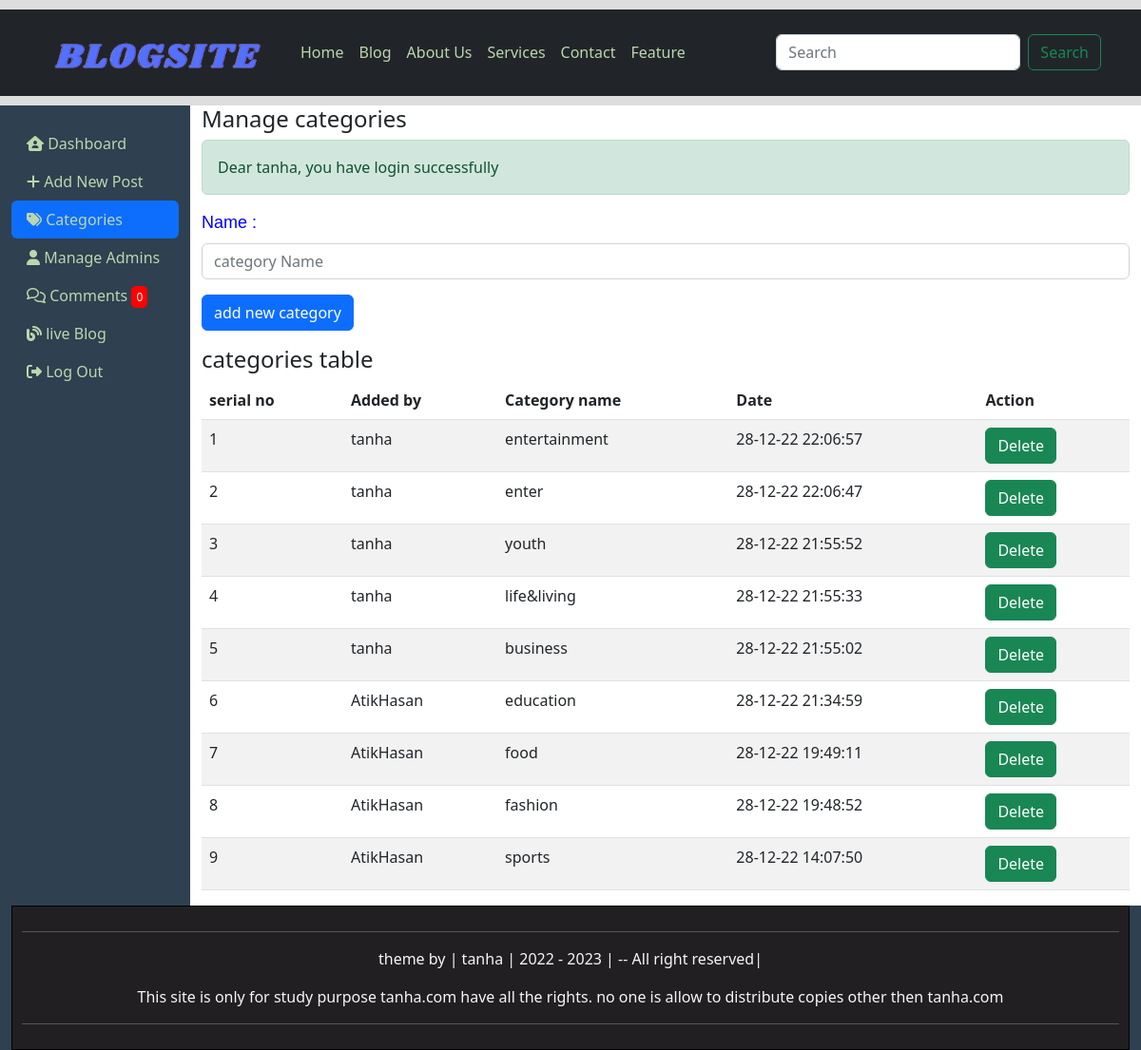
Screenshot of /categories.php (signed in) with the database file from the repository.
### tables this page shows
CREATE TABLE `category` (
  `id` int(11) NOT NULL,
  `datetime` varchar(50) NOT NULL,
  `name` varchar(100) NOT NULL,
  `creatorname` varchar(200) NOT NULL
);

### categories.php (the view, shortened to what this page needs)
<?php require_once"include/session.php" ?>
<?php require_once"include/functions.php" ?>
<!DOCTYPE html>
<html>
<head>
	<link rel="stylesheet" type="text/css" href="css/bootstrap.min.css">
	<link rel="stylesheet" type="text/css" href="css/adminstyle.css">
</head>
<body>
	<div style="height: 10px; background: #ddd;"></div>
    <nav class="navbar navbar-expand-lg bg-dark">
      <div class="container">
        <a class="navbar-brand" href="#"><img src="images/LOGO.png" width="250px"></a>
        <div class="collapse navbar-collapse" id="navbarSupportedContent">
          <ul class="navbar-nav me-auto mb-2 mb-lg-0">
            <li class="nav-item">
              <a class="nav-link" aria-current="page" href="#">Home</a>
            </li>
            <li class="nav-item">
              <a class="nav-link" aria-current="page" href="blog.php">Blog</a>
            </li>
            <li class="nav-item">
              <a class="nav-link" aria-current="page" href="#">About Us</a>
            </li>
            <li class="nav-item">
              <a class="nav-link" aria-current="page" href="#">Services</a>
            </li>
            <li class="nav-item">
              <a class="nav-link" aria-current="page" href="#">Contact</a>
            </li>
            <li class="nav-item">
              <a class="nav-link" aria-current="page" href="#">Feature</a>
            </li>
          </ul>
          <form class="d-flex" role="search" action="blog.php" method="POST">
	        <input class="form-control me-2" type="text" placeholder="Search" aria-label="Search" name="search-topic">
	        <button class="btn btn-outline-success" type="submit" name="search-btn">Search</button>
	      </form>
        </div>
      </div>
    </nav>
	<div style="height: 10px; background: #ddd;"></div>
	<div class="container-fluid">
		<div class="row">
			<div class="col-sm-2">
				<ul style="margin-top:20px" id="sidebar" class="nav nav-pills flex-column">
					  <li class="nav-item">
					    <a class="nav-link" href="dashboard.php"><i class="fa-solid fa-house-user"></i> Dashboard</a>
					  </li>
					  <li class="">
					    <a class="nav-link" href="addnewpost.php"><i class="fa-sharp fa-solid fa-plus"></i> Add New Post</a>
					  </li>
					  <li class="">
					    <a class="nav-link active" href="categories.php"><i class="fa-solid fa-tags"></i> Categories</a>
					  </li>
					  <li class="">
					    <a class="nav-link" href="admin.php"><i class="fa-sharp fa-solid fa-user"></i> Manage Admins</a>
					  </li>
					  <li class="">
					    <a class="nav-link" href="comments.php"><i class="fa-regular fa-comments"></i> Comments
					    	<?php
					    	$count_disapp_query="SELECT COUNT(*) FROM comments WHERE status = 'OFF'";
								 $query = mysqli_query($db,$count_disapp_query);
								 $result_disapp = mysqli_fetch_array($query);
								 $total_disapp = array_shift($result_disapp);
					    	 ?>
					    	 <span class="label label-danger" style="color:white;background-color: red;border-radius: 5px;font-size: 12px;padding-top: 3px;padding-bottom: 3px;padding-left: 5px;padding-right: 5px"><?php echo $total_disapp ?></span>
					    </a>
					  </li>
					  <li class="">
					    <a class="nav-link" href="blog.php"><i class="fa-solid fa-blog"></i> live Blog</a>
					  </li>
					  <li class="">
					    <a class="nav-link" href="logout.php"><i class="fa-solid fa-right-from-bracket"></i> Log Out</a>
					  </li>
				</ul>
			</div>
			<div class="col-sm-10">
				<h4>Manage categories</h4>
				<div><?php
				echo Successmessage();
				?></div>
				<form action="categories.php" method="POST" enctype="multipart/form-data">
	                <div class="mb-3">
	                  <label for="name" class="form-label"><span class="FieldInfo">Name :</span></label>
	                  <input type="text" class="form-control" id="name" placeholder="category Name" name="name">
	                </div>
	                 <div class="mb-3">
	                  <input type="submit" class="btn btn-primary" value="add new category" name="add-category">
                	</div>
				</form>
				<h4>categories table</h4>
				<div class="table-responsive">
					<table class="table table-striped table-hover">
					<thead>
						<tr>
							<th>serial no</th>
							<th>Added by</th>
							<th>Category name</th>
							<th>Date</th>
							<th>Action</th>
						</tr>
					</thead>
					<tbody>
					<?php
                    $read_query = "select * from category order by datetime desc";
                    $sirial = 0;
                    $result = mysqli_query($db,$read_query);
                    while($row = mysqli_fetch_assoc($result)){
                      $cat_id = $row['id'];
                      $cat_name = $row['name'];
                      $cat_date = $row['datetime'];
                      $crt_name = $row['creatorname'];
                      $sirial = $sirial+1;
                   ?>
						<tr>
							<td><?php echo $sirial ?></td>
							<td><?php echo $crt_name ?></td>
							<td><?php echo $cat_name ?></td>
							<td><?php echo $cat_date ?></td>
							<td><a href="categories.php?deleteid=<?php echo $cat_id ?>" class="btn btn-success" >Delete</a></td>
						</tr>
					<?php } ?>
					</tbody>
				</table>
				</div>
			</div>
		</div>
	</div>
	<div id="footer">
		<hr>
		<p>theme by | tanha | 2022 - 2023 | -- All right reserved|</p>
		<a href="" style="color: whitesmoke; text-decoration:none;">
			<p>This site is only for study purpose tanha.com have all the rights. no one is allow to distribute copies other then  tanha.com </p>
		</a>
		<hr>
	</div>
</body>
</html>

### css/adminstyle.css (style rules this page uses)
body { background-color: #2f4050; }
.col-sm-10 { background-color: #fff; }
#sidebar a { color: #bcd6ad ; }
#sidebar .active { color: white ; }
#footer { padding: 10px; border: 1px solid black; color: whitesmoke; text-align: center; background-color: #211f22; }
.FieldInfo { color: blue !important; font-size: 18px; font-family: sans-serif; }
.nav-link { color:#bcd6ad !important; }

### rows the page displays
category: creatorname "tanha", name "entertainment", datetime "28-12-22 22:06:57"
category: creatorname "tanha", name "enter", datetime "28-12-22 22:06:47"
category: creatorname "tanha", name "youth", datetime "28-12-22 21:55:52"
category: creatorname "tanha", name "life&living", datetime "28-12-22 21:55:33"
category: creatorname "tanha", name "business", datetime "28-12-22 21:55:02"
category: creatorname "AtikHasan", name "education", datetime "28-12-22 21:34:59"
category: creatorname "AtikHasan", name "food", datetime "28-12-22 19:49:11"
category: creatorname "AtikHasan", name "fashion", datetime "28-12-22 19:48:52"
category: creatorname "AtikHasan", name "sports", datetime "28-12-22 14:07:50"

### other values shown
$total_disapp "0"
Successmessage() "Dear tanha, you have login successfully"
